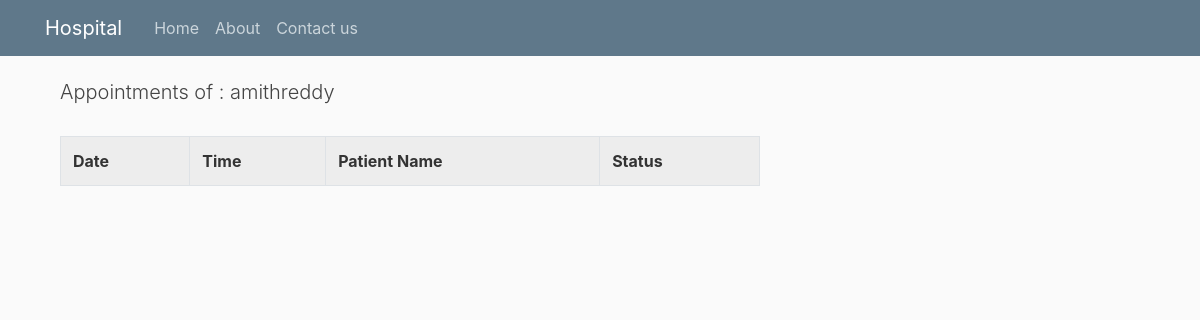
The app's page /accounts/appointments/doctor/ (signed in), older data.
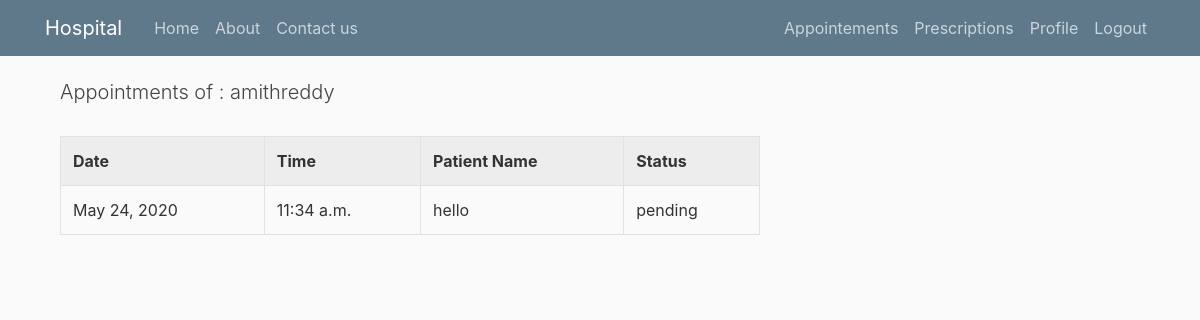
The same page, newer data.
### accounts/models.py (models this page shows, shortened)
class Appointment(models.Model):
    patient_name = models.ForeignKey(User, related_name='patient_name',on_delete = models.CASCADE)
    consulting_doctor = models.ForeignKey(User,related_name='consulting_doctor',on_delete = models.CASCADE)
    status = models.CharField(max_length=15,choices = STATUS)
    date = models.DateField(auto_now_add = True)
    time = models.TimeField(auto_now_add = True)

### accounts/views.py (the view)
# urls.py: path('appointments/<str:type>/',user_views.appointments,name='appointments')
@login_required
def appointments(request,type):
    if type == 'patient':
        data = Appointment.objects.filter(patient_name = request.user)
    else :
        data = Appointment.objects.filter(consulting_doctor = request.user)
    return render(request,'accounts/appointments.html',{'appointments':data,'type':type})

### accounts/templates/accounts/appointments.html
{% extends "accounts/base.html" %}
{% block content %}
    <div class="container">
        <h2 class="page-header lead">Appointments of : {{user.username}}</h2>
        <br/>
        <table class="table table-striped table-bordered table-hover table-condensed">
            <tr>
                <th>Date</th>
                <th>Time</th>
                {% if type == 'patient' %}
                    <th>Consulting Doctor</th>
                {% else %}
                    <th>Patient Name</th>
                {% endif %}
                <th>Status </th>
            </tr>
              {% if type == 'patient' %}
                {% for appointment in appointments %}
                    <tr>
                        <td>{{appointment.date}}</td>
                        <td>{{appointment.time}}</td>
                        <td>{{appointment.consulting_doctor}}</td>
                        <td>{{appointment.status}} </td>
                    </tr>
                {% endfor %}
              {% else%}
                {% for appointment in appointments %}
                    <tr>
                        <td>{{appointment.date}}</td>
                        <td>{{appointment.time}}</td>
                        <td>{{appointment.patient_name}}</td>
                        <td>{{appointment.status}} </td>
                    </tr>
                {% endfor %}
              {% endif %}
        </table>
    </div>
{% endblock content %}

### accounts/templates/accounts/base.html (shortened to what this page needs)
{% load static %}
<!DOCTYPE html>
<html lang="en">
<head>
    <link rel="stylesheet" href="https://maxcdn.bootstrapcdn.com/bootstrap/4.0.0/css/bootstrap.min.css">
    <link rel="stylesheet" href="{% static 'accounts/styles.css'%}" type="text/css" >
</head>
<body>
      <header class="site-header">
        <nav class="navbar navbar-expand-md navbar-dark bg-steel fixed-top">
          <div class="container">
            <a class="navbar-brand mr-4" href="{% url 'home' %}">Hospital </a>
            <div class="collapse navbar-collapse" id="navbarToggle">
              <div class="navbar-nav mr-auto">
                <a class="nav-item nav-link" href="{% url 'home' %}">Home</a>
                <a class="nav-item nav-link" href="#">About</a>
                <a class="nav-item nav-link" href="#">Contact us</a>
              </div>
              <div class="navbar-nav">
                {% if user.is_authenticated %}
                  {% if user.profile.type == 'patient' %}
                    <a class="nav-item nav-link" href="{% url 'appointments' user.profile.type %}">Appointements</a>
                    <a class="nav-item nav-link" href="#">Invoice & Payments</a>
                    <a class="nav-item nav-link" href="#">Medical History</a>
                    <a class="nav-item nav-link" href="#">Profile</a>
                    <a class="nav-item nav-link" href="{% url 'logout'%}">Logout</a>
                  {% elif user.profile.type == 'doctor' %}
                    <a class="nav-item nav-link" href="{% url 'appointments' user.profile.type %}">Appointements</a>
                    <a class="nav-item nav-link" href="#">Prescriptions</a>
                    <a class="nav-item nav-link" href="#">Profile</a>
                    <a class="nav-item nav-link" href="{% url 'logout'%}">Logout</a>
                  {% elif user.profile.type == 'receptionist' %}
                    <a class="nav-item nav-link" href="#">Dashboard</a>
                    <a class="nav-item nav-link" href="{% url 'logout'%}">Logout</a>
                  {% endif %}
                {% else %}
                  <a class="nav-item nav-link" href="{% url 'login'%}">Login</a>
                  <a class="nav-item nav-link" href="{% url 'register' %}">Register</a>
                {% endif %}
              </div>
            </div>
          </div>
        </nav>
      </header>
      <main role="main" class="container">
        <div class="row">
          <div class="col-md-8 col-sm-8 col-xs-8">
            {% block content %}
            {% endblock %}
          </div>
        </div>
      </main>
</body>
</html>

### accounts/static/accounts/styles.css (style rules this page uses)
body { background: #fafafa; color: #333333; margin-top: 5rem; }
h1, h2, h3, h4, h5, h6 { color: #444444; }
.bg-steel { background-color: #5f788a; }
.site-header .navbar-nav .nav-link { color: #cbd5db; }

Row changes from the older to the newer data that the page shows:
added Appointment: date "May 24, 2020", time "11:34 a.m.", patient_name "hello", status "pending"
Text that changed along with them:
text now shown: "Appointements Prescriptions Profile Logout"
